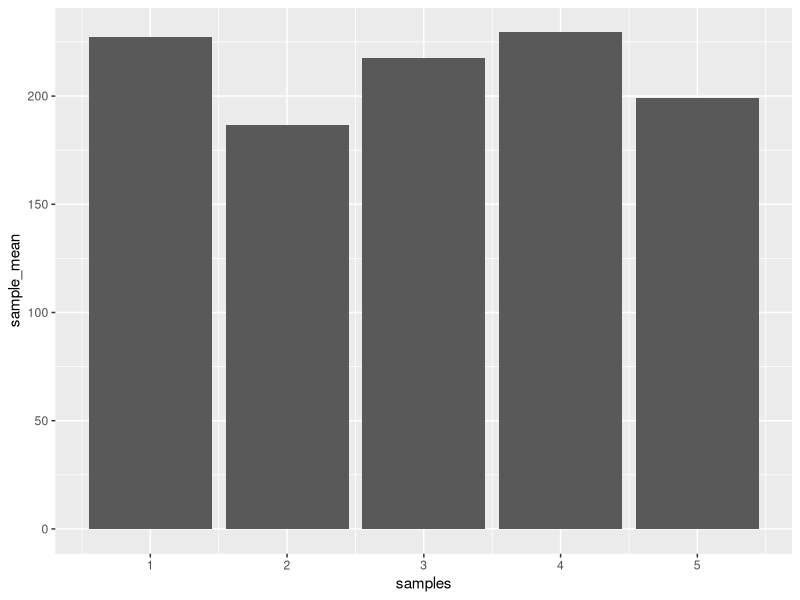
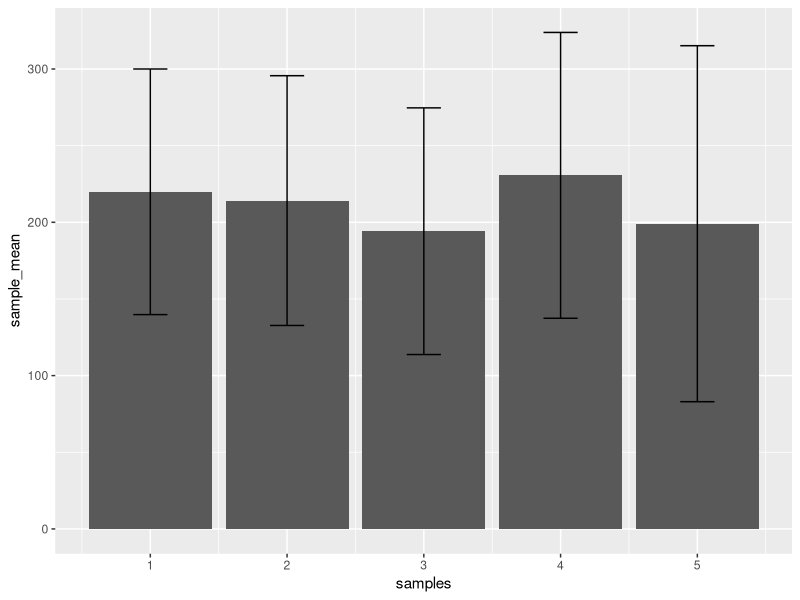
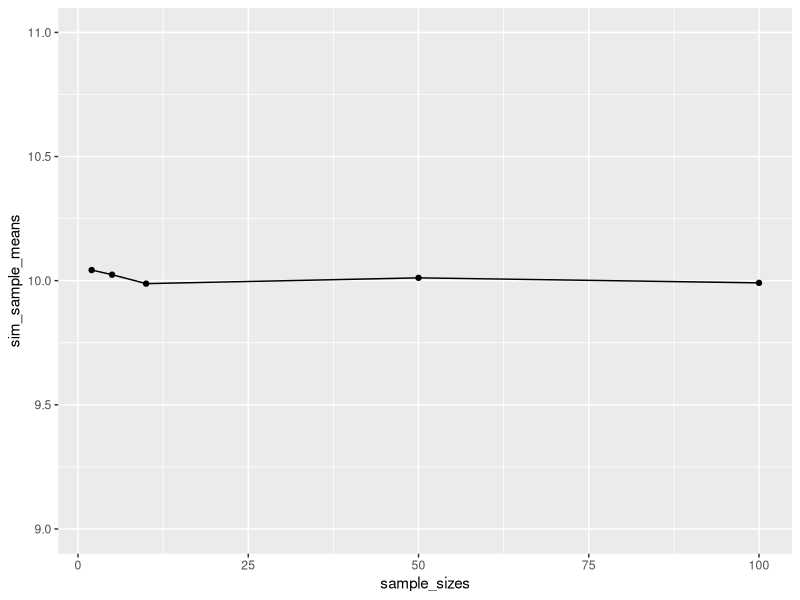
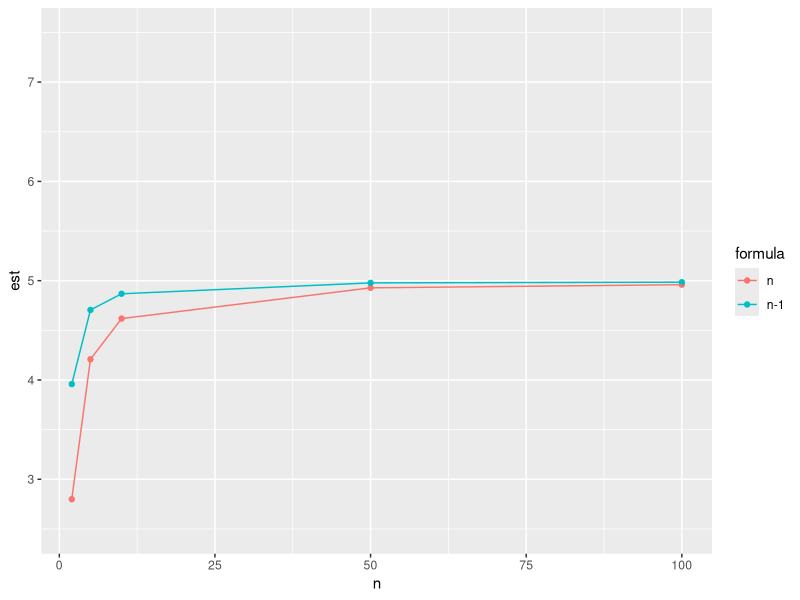

Source code (R) for these figures, in order:
## ---- chunk 1
knitr::opts_chunk$set(echo = TRUE)
## ---- chunk 2
observations <- rnorm(125,200,100)

samples <- rep(1:5, each = 25)

my_data <- data.frame(samples, observations)

library(dplyr)

means <- my_data %>%
  group_by(samples) %>%
  summarize(sample_mean = mean(observations),
            sample_sd = sd(observations))

library(ggplot2)

ggplot(means, aes(x = samples, y = sample_mean))+
  geom_bar(stat="identity")
## ---- chunk 3
observations <- rnorm(125,200,100)
samples <- rep(1:5, each = 25)
my_data <- data.frame(samples, observations)

means <- my_data %>%
  group_by(samples) %>%
  summarize(sample_mean = mean(observations),
            sample_sd = sd(observations))

ggplot(means, aes(x = samples, y = sample_mean))+
  geom_bar(stat="identity") +
  geom_errorbar(aes(ymin = sample_mean - sample_sd,
                    ymax = sample_mean + sample_sd),
                width = .25)

## ---- chunk 4
observations <- rnorm(2*10000, 10, 5)
samples <- rep(1:10000, each = 2)
my_data <- data.frame(samples, observations)

summarized_data <- my_data %>%
  group_by(samples) %>%
  summarise(samples_means = mean(observations))

mean(summarized_data$samples_means)

## ---- chunk 5
observations <- rnorm(5*10000, 10, 5)
samples <- rep(1:10000, each = 5)
my_data <- data.frame(samples, observations)

summarized_data <- my_data %>%
  group_by(samples) %>%
  summarise(samples_means = mean(observations))

mean(summarized_data$samples_means)
## ---- chunk 6

observations <- rnorm(10*10000, 10, 5)
samples <- rep(1:10000, each = 10)
my_data <- data.frame(samples, observations)

summarized_data <- my_data %>%
  group_by(samples) %>%
  summarise(samples_means = mean(observations))

mean(summarized_data$samples_means)
## ---- chunk 7

sample_sizes <- c(2,5,10,50,100)
sim_sample_means <- c()
for(i in 1:length(sample_sizes)) { 
  observations <- rnorm(sample_sizes[i]*10000, 10, 5)
  samples <- rep(1:10000, each = sample_sizes[i])
  my_data <- data.frame(samples, observations)

summarized_data <- my_data %>%
  group_by(samples) %>%
  summarise(samples_means = mean(observations))

sim_sample_means[i] <- mean(summarized_data$samples_means)
}
 
sim_sample_means

sim_data <- data.frame(sample_sizes, sim_sample_means)

ggplot(sim_data, aes(x=sample_sizes, y=sim_sample_means, group = 1))+
  geom_point()+
  geom_line()+
  coord_cartesian(ylim = c(9,11))

## ---- chunk 8
sd_n <- function(x){
  sqrt(sum((mean(x)-x)^2) / length(x))
}

sample_sizes <- c(2,5,10,50,100)
sim_sample_sd <- c()
sim_sample_sd_n <- c()
for(i in 1:length(sample_sizes)) { 
  observations <- rnorm(sample_sizes[i]*10000, 10, 5)
  samples <- rep(1:10000, each = sample_sizes[i])
  my_data <- data.frame(samples, observations)

summarized_data <- my_data %>%
  group_by(samples) %>%
  summarise(samples_sd = sd(observations),
            samples_sd_n = sd_n(observations))

sim_sample_sd[i] <- mean(summarized_data$samples_sd)
sim_sample_sd_n[i] <- mean(summarized_data$samples_sd_n)
}
 
sim_sample_means

sim_data <- data.frame(n = rep(sample_sizes, 2), 
                       est = c(sim_sample_sd_n, sim_sample_sd),
                       formula = c(rep("n", 5), rep("n-1", 5)))

ggplot(sim_data, aes(x=n, y=est, group=formula, color = formula))+
  geom_point()+
  geom_line()+
  coord_cartesian(ylim = c(2.5,7.5))
